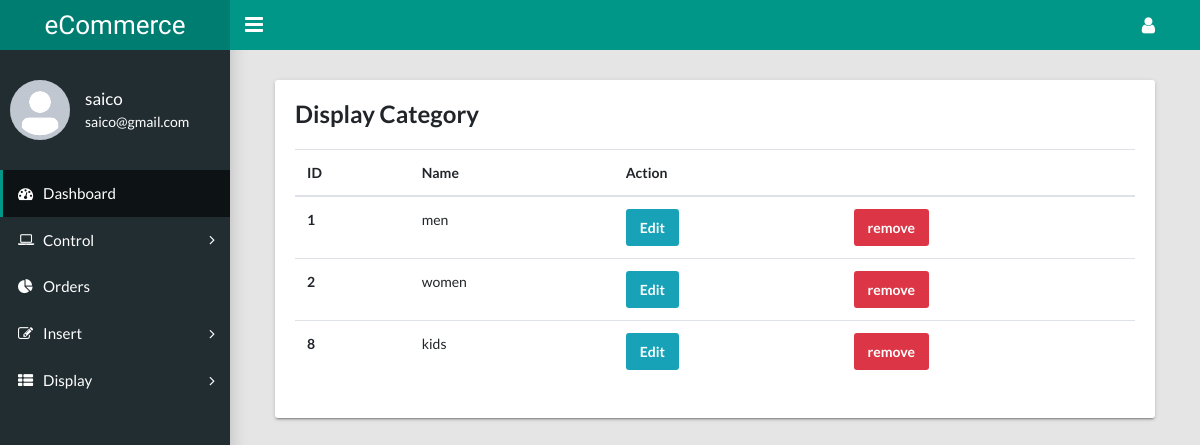
/dashboard/category/index.php (signed in), run on the app's committed database.
### tables this page shows
CREATE TABLE `category` (
  `id` int(11) NOT NULL,
  `name` varchar(25) NOT NULL
);

### dashboard/category/index.php (the view, shortened to what this page needs)
<?php
include "../../genral/config.php";
$slecet = "SELECT * FROM category";
$s = mysqli_query($connectSQL ,$slecet );
include "../layouts/header.php";
include "../layouts/sidebar.php";
?>
<main class="app-content">
        <div class="col-md-12">
          <div class="tile">
            <h3 class="tile-title">Display Category</h3>
            <div class="table-responsive">
              <table class="table">
                <thead>
                  <tr>
                  <th scope="col">ID</th>
      <th scope="col">Name</th>
      <th scope="col" colspan="2">Action</th>
                  </tr>
                </thead>
                <tbody>
                <?php foreach($s as $data){ ?>
    <tr>
      <th scope="row"><?php echo $data['id']; ?></th>
      <td><?php echo $data['name'] ;?></td>
      <td>
        <a href="/ecommerce/dashboard/category/index.php?edit=<?php echo $data['id']; ?>" class="btn btn-info">Edit</a>
    </td>
      <td>
        <a href="/ecommerce/dashboard/category/index.php?delete=<?php echo $data['id']; ?> " class="btn btn-danger">remove</a>
    </td>
    </tr>
    <?php } ?>
                </tbody>
              </table>
            </div>
          </div>
        </div>
        </main>
<?php
include "../layouts/footer.php";

### data on the page
category: id "1", name "men"
category: id "2", name "women"
category: id "8", name "kids"

### other printed values
$_SESSION['adminName'] "saico"
$_SESSION['admin'] "saico@gmail.com"
